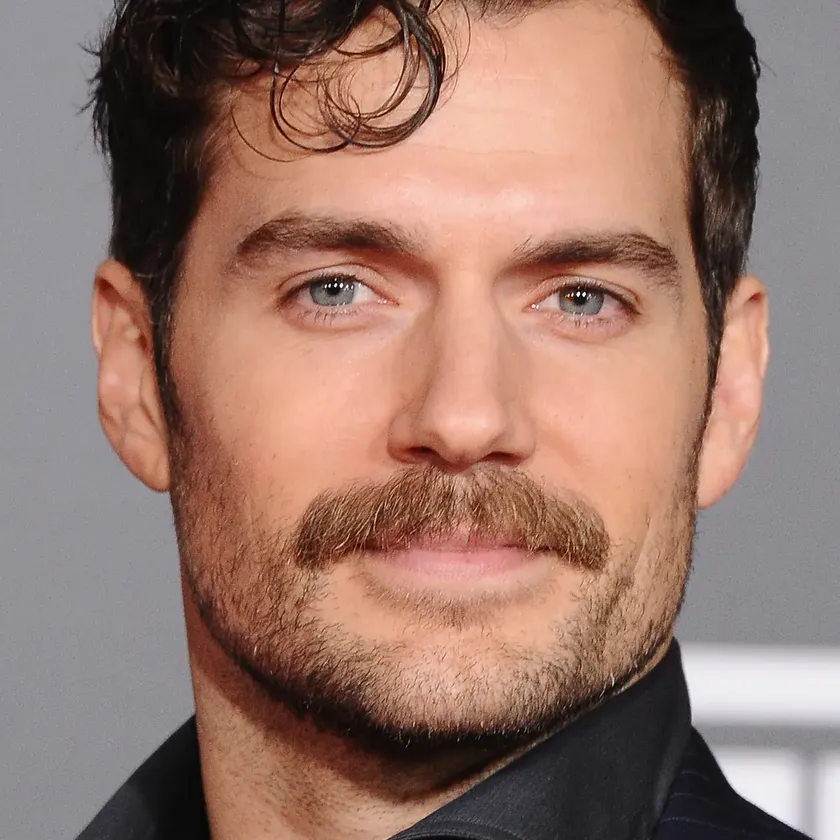
#> input picture Input.webp, 840 x 840 px, shrunk from 1200 x 1200 before the run
$ python -i main.py   (imports and definitions only)
#> lines starting #> are read from the running program, lines starting #| are printed output that depends on the picture; after the words box and inside, x2 and y2 are one past the last pixel; in counts of white or black regions, pixels touching at a corner belong together
#> further down, picture is the input picture: shape (840, 840, 3); mean B, G, R 107.9, 119.1, 151.3
import cv2
import numpy as np
import streamlit as st
from PIL import Image
from numpy import asarray

def detect_edge(image):
    if (image is not None):
        gray_image=cv2.cvtColor(image,cv2.COLOR_BGR2GRAY)
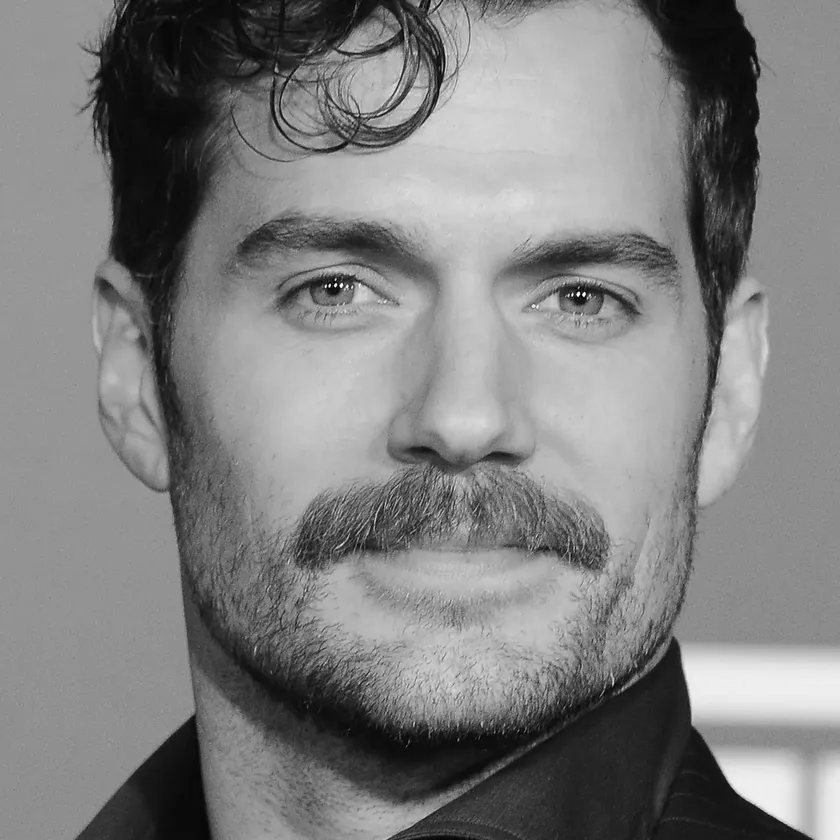
#> gray_image: shape (840, 840); min 0, max 255, mean 127.4
        blurred_image = cv2.GaussianBlur(gray_image,(5,5),0)
        sigma=0.33
        edges=cv2.Canny(blurred_image,int(max(0,(1-sigma)*np.median(blurred_image))),int(min(0,(1+sigma)*np.median(blurred_image))))
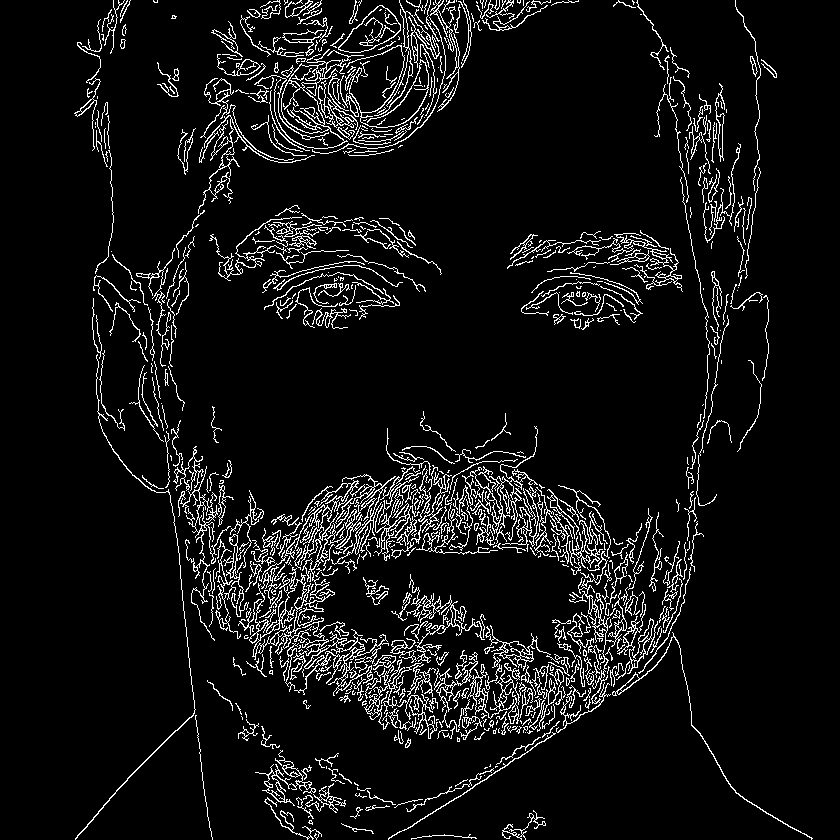
#> edges: shape (840, 840); 7.1% white in thin lines or dots, all inside (x1, y1, x2, y2) = (74, 0, 813, 840)
        M=np.ones(edges.shape,dtype="uint8")*255
        sketch=cv2.subtract(M,edges)
#> M: shape (840, 840); every value is 255

    return sketch
def main():
    st.title("Convert Image To Sketch")
    file=st.file_uploader("Choose an image...", type=["jpg",'jpeg','png','webp'])
    if file is not None:
        image = Image.open(file)
        st.image(image, caption='Original Image', use_column_width=True)
        output=detect_edge(asarray(image))
        st.image(output, caption='Sketch', use_column_width=True)


# [1 line not run here, left out]

>>> import cv2
>>> picture = cv2.imread('Input.webp')
>>> result = detect_edge(picture)
